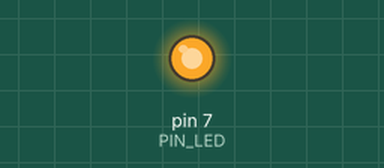
This sketch was run on a simulated Arduino Uno, built with avr-gcc and run on an emulated ATmega328P. On the bench: output pins drawn as LEDs (lit = HIGH).

Above: at 0.05 s.
At 0.75 s:
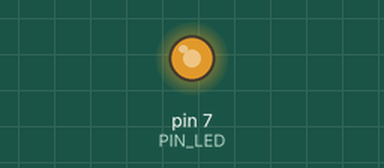
Timing chart, 0 to 3.0 s (numbered marks = the images above):
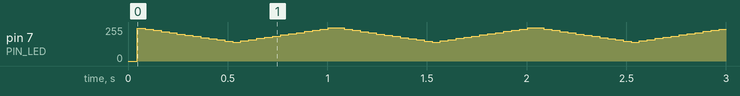

The sketch:

06_challenge_2.ino
```cpp
#define PIN_LED 7

//   10ms  -> 10000
//   1ms   ->  1000
//   0.1ms ->   100
#define PWM_PERIOD_US 100

int period = 10000;
int duty   = 0;

void set_period(int p) {
  if (p < 100)   p = 100;
  if (p > 10000) p = 10000;
  period = p;
}


void set_duty(int d) {
  if (d < 0)   d = 0;
  if (d > 100) d = 100;
  duty = d;
}


void pwm_cycle() {
  unsigned long on_time  = (unsigned long)period * duty / 100;
  unsigned long off_time = period - on_time;

  if (on_time > 0) {
    digitalWrite(PIN_LED, LOW);
    delayMicroseconds(on_time);
  }
  if (off_time > 0) {
    digitalWrite(PIN_LED, HIGH);
    delayMicroseconds(off_time);
  }
}

void setup() {
  pinMode(PIN_LED, OUTPUT);
  digitalWrite(PIN_LED, HIGH);
  set_period(PWM_PERIOD_US);
  set_duty(0);
}

void loop() {
  unsigned long t = millis() % 1000;
  int d;
  if (t < 500) d = t * 100 / 500;
  else         d = (1000 - t) * 100 / 500;
  set_duty(d);
  pwm_cycle();
}
```
